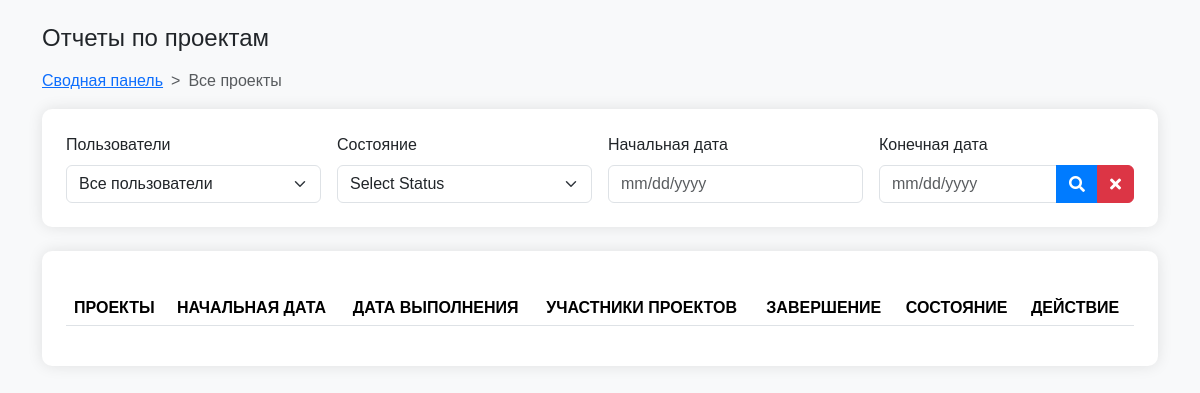
/order/report/, run on an earlier commit of the app's database.
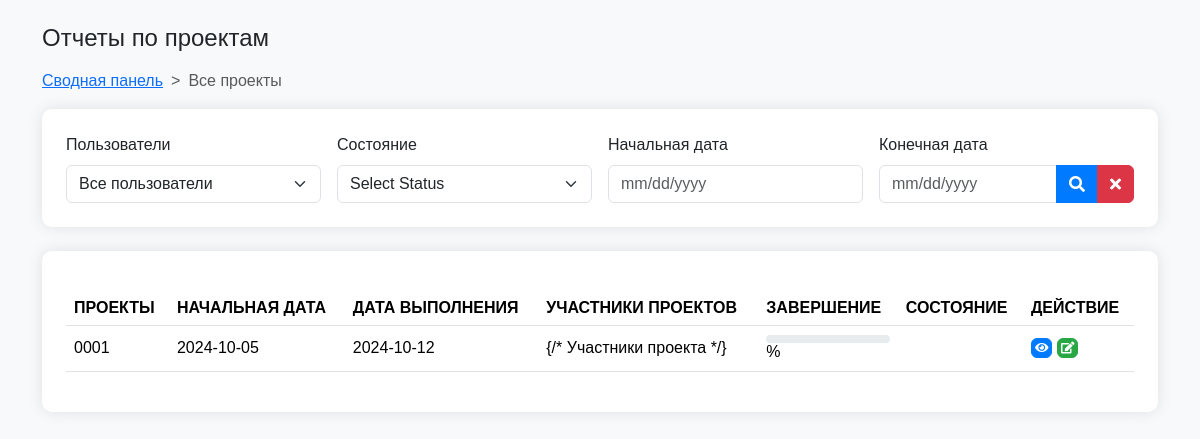
And on a later commit of the database.
### order/models.py (models this page shows, shortened)
class Order(models.Model):
    class Meta:
        verbose_name= 'Заказы'
        verbose_name_plural = 'Заказы'
    """Заказ клиента"""
    customer = models.ForeignKey(Counterparty, on_delete=models.PROTECT, verbose_name="Клиент")
    name = models.CharField('Названия', max_length=255)
    uuid = models.CharField("Номер заказа", max_length=50, blank=True)
    photo = models.ImageField("Фотография", upload_to='order_photos/', blank=True, null=True)
    order_date = models.DateTimeField("Дата заказа", auto_now_add=True)
    due_date = models.DateField("Срок исполнения")
    created_by = models.ForeignKey(settings.AUTH_USER_MODEL, on_delete=models.SET_NULL, null=True, blank=True,
                                   verbose_name="Создан")
    order_type = models.CharField(
        "Тип заказа",
        max_length=50,
        choices=[
            ("retail", "Розничный"),
            ("wholesale", "Оптовый"),
            ("individual", "Индивидуальный пошив"),
        ],
        null=True
    )
    priority = models.CharField(
        "Приоритет",
        max_length=10,
        choices=[("high", "Высокий"), ("medium", "Средний"), ("low", "Низкий")],
        default="medium",
    )
    sales_channel = models.CharField("Канал продаж", max_length=50, blank=True)
    contact_person = models.CharField("Контактное лицо", max_length=255, blank=True)
    delivery_method = models.CharField(
        "Способ доставки",
        max_length=50,
        choices=[
            ("courier", "Курьер"),
            ("pickup", "Самовывоз"),
            ("post", "Почта России"),
        ],
        blank=True,
    )
    delivery_address = models.TextField("Адрес доставки", blank=True)
    expected_payment_date = models.DateField(
        "Ожидаемая дата оплаты", blank=True, null=True
    )
    discount = models.DecimalField("Скидка", max_digits=10, decimal_places=2, default=0)
    planned_production_start = models.DateField(
        "Планируемая дата начала производства", blank=True, null=True
    )
    planned_shipment_date = models.DateField(
        "Планируемая дата отгрузки", blank=True, null=True
    )
    STATUS_CHOICES = (
        ("new", "Новый"),
        ("in_progress", "В обработке"),
        ("completed", "Выполнен"),
        ("canceled", "Отменен"),
    )
    status = models.CharField("Статус", max_length=20, choices=STATUS_CHOICES, default="new")
    total_amount = models.DecimalField("Общая сумма", max_digits=10, decimal_places=2, default=0)
    account = models.ForeignKey(Account, on_delete=models.CASCADE, null=True, blank=True)
    comments = models.TextField("Комментарии", blank=True)
    total_cost = models.DecimalField("Общая стоимость", max_digits=10, decimal_places=2, default=0, editable=False)
    PAYMENT_STATUS_CHOICES = (
        ('not_paid', 'Не оплачен'),
        ('partially_paid', 'Частично оплачен'),
        ('paid', 'Оплачен'),
    )
    payment_status = models.CharField(
        "Статус оплаты",
        max_length=20,
        choices=PAYMENT_STATUS_CHOICES,
        default='not_paid'
    )
    is_paid = models.BooleanField("Оплачено", default=False)

### order/views.py (the view)
# urls.py: path('report/', views.OrderListView.as_view(), name='report_order'),
class OrderListView(ListView):
    model = Order
    template_name = 'report_order1.html'  # Путь к вашему шаблону
    def get_queryset(self):
        queryset = super().get_queryset()
        query = self.request.GET.get('search')
        if query:
            queryset = queryset.filter(
                Q(name__icontains=query) |  # Поиск по имени заказа
                Q(status__icontains=query)  # Поиск по статусу
            )
        start_date = self.request.GET.get('start_date')
        end_date = self.request.GET.get('end_date')
        if start_date:
            queryset = queryset.filter(order_date__gte=start_date)
        if end_date:
            queryset = queryset.filter(due_date__lte=end_date)
        return queryset
    def get(self, request, *args, **kwargs):
        if request.headers.get('x-requested-with') == 'XMLHttpRequest':
            orders = Order.objects.all()
            orders_data = [
                {
                    'id': order.id,
                    'name': order.name,
                    'order_date': order.order_date.strftime('%Y-%m-%d'),
                    'due_date': order.due_date.strftime('%Y-%m-%d'),
                    'completion': order.completion,
                    'status': order.status
                }
                for order in orders
            ]
            return JsonResponse({'orders': orders_data})
        else:
            return super().get(request, *args, **kwargs)
    def get_context_data(self, **kwargs):
        context = super().get_context_data(**kwargs)
        for order in context['object_list']:
            order.status_class = self.get_status_class(order.status)
        return context
    def get_status_class(self, status):
        status_classes = {
            'Выполнено': 'bg-success',
            'Отменено': 'bg-danger',
            'Заблокировать': 'bg-warning',
            'Выполняется': 'bg-info',
        }
        return status_classes.get(status, 'bg-secondary')  # Класс по умолчанию

### templates/report_order1.html (shortened to what this page needs)
<html lang="en">
 <head>
     {% load static %}
  <link href="https://cdn.jsdelivr.net/npm/bootstrap@5.3.2/dist/css/bootstrap.min.css" rel="stylesheet"/>
  <link href="https://cdnjs.cloudflare.com/ajax/libs/font-awesome/5.15.3/css/all.min.css" rel="stylesheet"/>
    <link rel="stylesheet" href="/css/order.css"/>
 </head>
 <body>
    <div class="container mt-4">
   <h4 class="mb-3">
    Отчеты по проектам
   </h4>
   <nav aria-label="breadcrumb">
    <ol class="breadcrumb">
     <li class="breadcrumb-item">
      <a href="#">
       Сводная панель
      </a>
     </li>
     <li aria-current="page" class="breadcrumb-item active">
      Все проекты
     </li>
    </ol>
   </nav>
   <div class="card p-4 mb-4">
    <div class="row g-3">
     <div class="col-md-3">
      <label class="form-label" for="users">
       Пользователи
      </label>
      <select class="form-select" id="users">
       <option>
        Все пользователи
       </option>
      </select>
     </div>
     <div class="col-md-3">
      <label class="form-label" for="status">
       Состояние
      </label>
      <select class="form-select" id="status">
       <option>
        Select Status
       </option>
      </select>
     </div>
     <div class="col-md-3">
      <label class="form-label" for="startDate">
       Начальная дата
      </label>
      <input class="form-control" id="startDate" placeholder="mm/dd/yyyy" type="text"/>
     </div>
     <div class="col-md-3">
      <label class="form-label" for="endDate">
       Конечная дата
      </label>
      <div class="input-group">
       <input class="form-control" id="endDate" placeholder="mm/dd/yyyy" type="text"/>
       <button class="btn btn-primary" type="button">
        <i class="fas fa-search">
        </i>
       </button>
       <button class="btn btn-danger" type="button">
        <i class="fas fa-times">
        </i>
       </button>
      </div>
     </div>
    </div>
   </div>
    <div class="card p-4">
      <table class="table table-hover">
        <thead>
          <tr>
            <th>ПРОЕКТЫ</th>
            <th>НАЧАЛЬНАЯ ДАТА</th>
            <th>ДАТА ВЫПОЛНЕНИЯ</th>
            <th>УЧАСТНИКИ ПРОЕКТОВ</th>
            <th>ЗАВЕРШЕНИЕ</th>
            <th>СОСТОЯНИЕ</th>
            <th>ДЕЙСТВИЕ</th>
          </tr>
        </thead>
        <tbody>
          {% for order in object_list %}
            <tr>
              <td>{{ order.uuid }}</td>
              <td>{{ order.order_date|date:"Y-m-d" }}</td>
              <td>{{ order.due_date|date:"Y-m-d" }}</td>
              <td>{/*  Участники проекта  */}</td>
              <td>
                <div class="progress">
                </div>
                {{ order.completion }}%
              </td>
              <td><span class="badge {{ status_class }}">{{ order.status }}</span></td>
              <td>
                <button class="btn btn-icon btn-primary" onclick="viewOrder({{ order.id }})"><i class="fas fa-eye"></i></button>
                <button class="btn btn-icon btn-success" onclick="editOrder({{ order.id }})"><i class="fas fa-edit"></i></button>
              </td>
            </tr>
          {% endfor %}
        </tbody>
      </table>
    </div>
  </div>
</body>
</html>

What changed in the data, as far as the page shows it:
added Order: uuid "0001", order_date "2024-10-05", due_date "2024-10-12"
